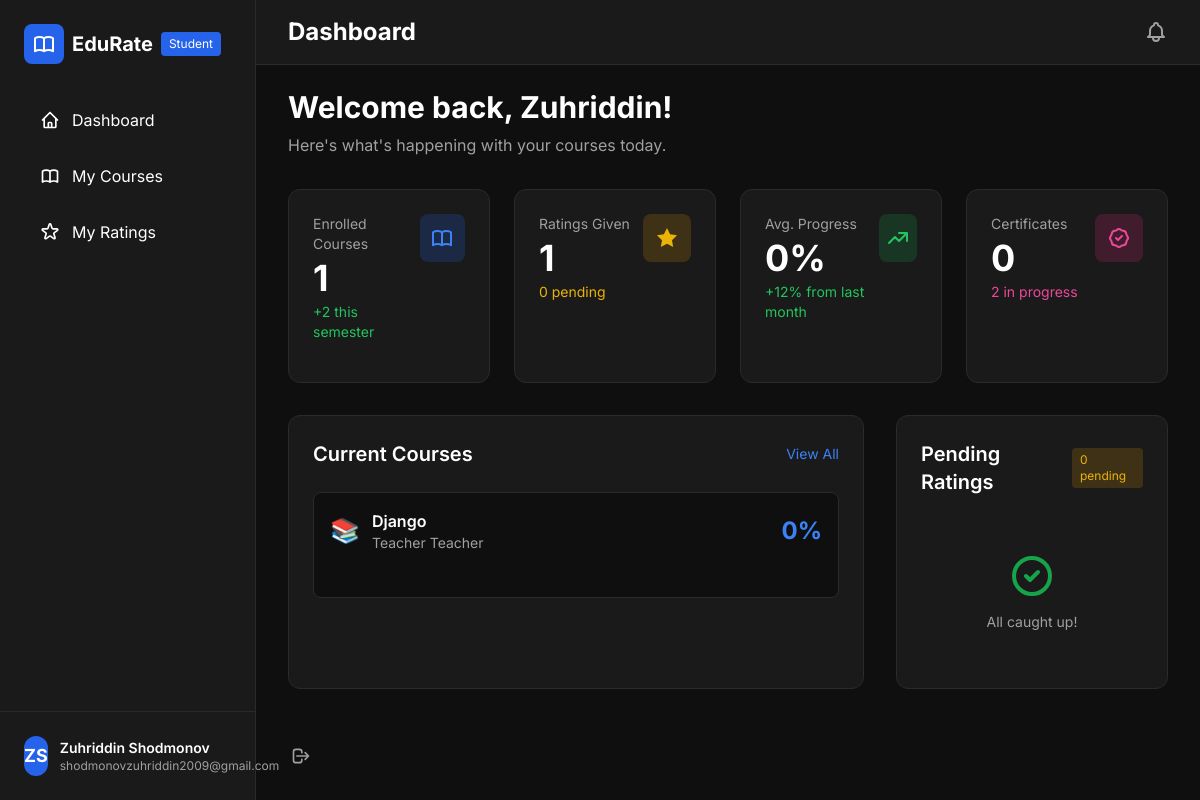
Screenshot of /accounts/dashboard/ (signed in) with the database file from the repository.
### accounts/models.py (models this page shows, shortened)
class User ( AbstractUser ) :
    USER_TYPE_CHOICES = (
        ('student', 'Student'),
        ('teacher', 'Teacher'),
        ('admin', 'Admin'),
    )
    user_type = models.CharField ( max_length=10, choices=USER_TYPE_CHOICES, default='student' )
    phone = models.CharField ( max_length=20, blank=True, null=True )
    avatar = models.ImageField ( upload_to='avatars/', blank=True, null=True )
    bio = models.TextField ( blank=True, null=True )
    @property
    def is_student(self) :
        return self.user_type == 'student'
    @property
    def is_teacher(self) :
        return self.user_type == 'teacher'
    @property
    def is_admin_user(self) :
        return self.user_type == 'admin' or self.is_superuser

### courses/models.py (models this page shows, shortened)
class Enrollment ( models.Model ) :
    student = models.ForeignKey ( settings.AUTH_USER_MODEL, on_delete=models.CASCADE, related_name='enrollments' )
    course = models.ForeignKey ( Course, on_delete=models.CASCADE, related_name='enrollments' )
    enrolled_at = models.DateTimeField ( auto_now_add=True )
    progress = models.IntegerField ( default=0 )
    class Meta :
        unique_together = ['student', 'course']
        ordering = ['-enrolled_at']

class Course ( models.Model ) :
    STATUS_CHOICES = (
        ('active', 'Active'),
        ('inactive', 'Inactive'),
        ('completed', 'Completed'),
    )
    title = models.CharField ( max_length=200 )
    code = models.CharField ( max_length=20, unique=True )
    description = models.TextField ()
    teacher = models.ForeignKey ( settings.AUTH_USER_MODEL, on_delete=models.CASCADE, related_name='taught_courses' )
    status = models.CharField ( max_length=20, choices=STATUS_CHOICES, default='active' )
    icon = models.CharField ( max_length=50, default='📚' )
    created_at = models.DateTimeField ( auto_now_add=True )
    updated_at = models.DateTimeField ( auto_now=True )
    class Meta :
        ordering = ['-created_at']

### accounts/views.py (the view)
@login_required
def dashboard(request) :
    user = request.user
    if user.is_admin_user :
        return admin_dashboard ( request )
    elif user.is_teacher :
        return teacher_dashboard ( request )
    else :
        return student_dashboard ( request )

### templates/accounts/student_dashboard.html (shortened to what this page needs)
{% extends 'base.html' %}
{% block page_title %}Dashboard{% endblock %}
{% block authenticated_content %}
<div class="mb-8">
    <h2 class="text-3xl font-bold mb-2">Welcome back, {{ user.first_name|default:user.username }}!</h2>
    <p class="text-gray-custom">Here's what's happening with your courses today.</p>
</div>
<div class="grid grid-cols-1 md:grid-cols-4 gap-6 mb-8">
    <div class="bg-dark-card border border-dark rounded-xl p-6">
        <div class="flex items-start justify-between mb-4">
            <div>
                <p class="text-gray-custom text-sm mb-1">Enrolled Courses</p>
                <h3 class="text-4xl font-bold">{{ total_courses }}</h3>
                <p class="text-green-500 text-sm mt-1">+2 this semester</p>
            </div>
            <div class="w-12 h-12 bg-blue-600 bg-opacity-20 rounded-lg flex items-center justify-center">
            </div>
        </div>
    </div>
    <div class="bg-dark-card border border-dark rounded-xl p-6">
        <div class="flex items-start justify-between mb-4">
            <div>
                <p class="text-gray-custom text-sm mb-1">Ratings Given</p>
                <h3 class="text-4xl font-bold">{{ ratings_given }}</h3>
                <p class="text-yellow-500 text-sm mt-1">{{ pending_ratings }} pending</p>
            </div>
            <div class="w-12 h-12 bg-yellow-600 bg-opacity-20 rounded-lg flex items-center justify-center">
                <svg class="w-6 h-6 text-yellow-500" fill="currentColor" viewBox="0 0 24 24">
                    <path d="M12 2l3.09 6.26L22 9.27l-5 4.87 1.18 6.88L12 17.77l-6.18 3.25L7 14.14 2 9.27l6.91-1.01L12 2z"></path>
                </svg>
            </div>
        </div>
    </div>
    <div class="bg-dark-card border border-dark rounded-xl p-6">
        <div class="flex items-start justify-between mb-4">
            <div>
                <p class="text-gray-custom text-sm mb-1">Avg. Progress</p>
                <h3 class="text-4xl font-bold">{{ avg_progress }}%</h3>
                <p class="text-green-500 text-sm mt-1">+12% from last month</p>
            </div>
            <div class="w-12 h-12 bg-green-600 bg-opacity-20 rounded-lg flex items-center justify-center">
                <svg class="w-6 h-6 text-green-500" fill="none" stroke="currentColor" viewBox="0 0 24 24">
                    <path stroke-linecap="round" stroke-linejoin="round" stroke-width="2" d="M13 7h8m0 0v8m0-8l-8 8-4-4-6 6"></path>
                </svg>
            </div>
        </div>
    </div>
    <div class="bg-dark-card border border-dark rounded-xl p-6">
        <div class="flex items-start justify-between mb-4">
            <div>
                <p class="text-gray-custom text-sm mb-1">Certificates</p>
                <h3 class="text-4xl font-bold">{{ certificates }}</h3>
                <p class="text-pink-500 text-sm mt-1">2 in progress</p>
            </div>
            <div class="w-12 h-12 bg-pink-600 bg-opacity-20 rounded-lg flex items-center justify-center">
            </div>
        </div>
    </div>
</div>
<div class="grid grid-cols-1 lg:grid-cols-3 gap-8 mb-8">
    <div class="lg:col-span-2 bg-dark-card border border-dark rounded-xl p-6">
        <div class="flex items-center justify-between mb-6">
            <h3 class="text-xl font-semibold">Current Courses</h3>
            <a href="{% url 'course_list' %}" class="text-blue-500 hover:text-blue-400 text-sm">View All</a>
        </div>
        <div class="space-y-4">
            {% for enrollment in enrollments %}
            <div class="bg-dark border border-dark rounded-lg p-4 hover:border-blue-600 transition">
                <div class="flex items-center justify-between mb-3">
                    <div class="flex items-center gap-3">
                        <div class="text-2xl">{{ enrollment.course.icon }}</div>
                        <div>
                            <h4 class="font-semibold">{{ enrollment.course.title }}</h4>
                            <p class="text-sm text-gray-custom">{{ enrollment.course.teacher.get_full_name|default:enrollment.course.teacher.username }}</p>
                        </div>
                    </div>
                    <span class="text-2xl font-bold text-blue-500">{{ enrollment.progress }}%</span>
                </div>
                <div class="w-full bg-dark rounded-full h-2 mb-2">
                </div>
            </div>
            {% empty %}
            <div class="text-center text-gray-custom py-8">
                <p>No courses enrolled yet</p>
            </div>
            {% endfor %}
        </div>
    </div>
    <div class="bg-dark-card border border-dark rounded-xl p-6">
        <div class="flex items-center justify-between mb-6">
            <h3 class="text-xl font-semibold">Pending Ratings</h3>
            <span class="bg-yellow-600 bg-opacity-20 text-yellow-500 px-2 py-1 rounded text-xs">{{ pending_ratings }} pending</span>
        </div>
        <div class="space-y-4">
            {% for item in pending_rating_list %}
            <div class="bg-dark border border-dark rounded-lg p-4">
                <div class="flex items-center gap-3 mb-3">
                    <div class="w-10 h-10 bg-blue-600 rounded-full flex items-center justify-center text-sm font-bold">
                        {{ item.teacher.first_name.0|default:item.teacher.username.0|upper }}{{ item.teacher.last_name.0|upper }}
                    </div>
                    <div>
                        <h4 class="font-semibold text-sm">{{ item.teacher.get_full_name|default:item.teacher.username }}</h4>
                        <p class="text-xs text-gray-custom">{{ item.course.title }}</p>
                    </div>
                </div>
                <a href="{% url 'rate_teacher' item.course.id %}" class="block w-full bg-blue-600 hover:bg-blue-700 text-white text-center py-2 rounded-lg text-sm font-medium transition">
                    Rate
                </a>
            </div>
            {% empty %}
            <div class="text-center text-gray-custom py-8">
                <svg class="w-12 h-12 mx-auto mb-3 text-green-600" fill="none" stroke="currentColor" viewBox="0 0 24 24">
                    <path stroke-linecap="round" stroke-linejoin="round" stroke-width="2" d="M9 12l2 2 4-4m6 2a9 9 0 11-18 0 9 9 0 0118 0z"></path>
                </svg>
                <p class="text-sm">All caught up!</p>
            </div>
            {% endfor %}
        </div>
    </div>
</div>
{% endblock %}

### templates/base.html (shortened to what this page needs)
<!DOCTYPE html>
<html lang="en">
<head>
    <script src="https://cdn.tailwindcss.com"></script>
</head>
<body class="bg-dark text-white min-h-screen">
{% if user.is_authenticated %}
<div class="flex min-h-screen">
    <aside class="w-64 bg-dark-card border-r border-dark fixed h-full">
        <div class="p-6">
            <div class="flex items-center gap-2 mb-8">
                <div class="w-10 h-10 bg-blue-600 rounded-lg flex items-center justify-center">
                </div>
                <span class="text-xl font-bold">EduRate</span>
                <span class="text-xs bg-{% if user.is_admin_user %}red{% elif user.is_teacher %}green{% else %}blue{% endif %}-600 px-2 py-1 rounded">
                        {{ user.get_user_type_display }}
                    </span>
            </div>
            <nav class="space-y-2">
                <a href="{% url 'dashboard' %}"
                   class="flex items-center gap-3 px-4 py-3 rounded-lg bg-dark-hover hover:bg-opacity-50 transition">
                    <svg class="w-5 h-5" fill="none" stroke="currentColor" viewBox="0 0 24 24">
                        <path stroke-linecap="round" stroke-linejoin="round" stroke-width="2"
                              d="M3 12l2-2m0 0l7-7 7 7M5 10v10a1 1 0 001 1h3m10-11l2 2m-2-2v10a1 1 0 01-1 1h-3m-6 0a1 1 0 001-1v-4a1 1 0 011-1h2a1 1 0 011 1v4a1 1 0 001 1m-6 0h6"></path>
                    </svg>
                    <span>Dashboard</span>
                </a>
                <a href="{% url 'course_list' %}"
                   class="flex items-center gap-3 px-4 py-3 rounded-lg hover:bg-dark-hover transition">
                    <span>{% if user.is_admin_user %}All Courses{% else %}My Courses{% endif %}</span>
                </a>
                {% if user.is_student %}
                <a href="{% url 'my_ratings' %}"
                   class="flex items-center gap-3 px-4 py-3 rounded-lg hover:bg-dark-hover transition">
                    <span>My Ratings</span>
                </a>
                {% endif %}
            </nav>
        </div>
        <div class="absolute bottom-0 w-64 p-6 border-t border-dark">
            <div class="flex items-center gap-3">
                <div class="w-10 h-10 bg-blue-600 rounded-full flex items-center justify-center text-lg font-bold">
                    {{ user.first_name.0|default:user.username.0|upper }}{{ user.last_name.0|upper }}
                </div>
                <div class="flex-1">
                    <div class="font-semibold text-sm">{{ user.get_full_name|default:user.username }}</div>
                    <div class="text-xs text-gray-custom">{{ user.email }}</div>
                </div>
                <a href="{% url 'logout' %}" class="text-gray-custom hover:text-red-500 transition">
                    <svg class="w-5 h-5" fill="none" stroke="currentColor" viewBox="0 0 24 24">
                        <path stroke-linecap="round" stroke-linejoin="round" stroke-width="2"
                              d="M17 16l4-4m0 0l-4-4m4 4H7m6 4v1a3 3 0 01-3 3H6a3 3 0 01-3-3V7a3 3 0 013-3h4a3 3 0 013 3v1"></path>
                    </svg>
                </a>
            </div>
        </div>
    </aside>
    <main class="flex-1 ml-64">
        <header class="bg-dark-card border-b border-dark px-8 py-4">
            <div class="flex items-center justify-between">
                <h1 class="text-2xl font-bold">{% block page_title %}Dashboard{% endblock %}</h1>
                <div class="flex items-center gap-4">
                    <button class="relative text-gray-custom hover:text-white transition">
                    </button>
                </div>
            </div>
        </header>
        <div class="px-8 py-6">
            {% block authenticated_content %}{% endblock %}
        </div>
    </main>
</div>
{% endif %}
</body>
</html>

### templates/base.html (style rules this page uses)
* { font-family: 'Inter', sans-serif; }
.bg-dark { background-color: #0f0f0f; }
.bg-dark-card { background-color: #1a1a1a; }
.text-gray-custom { color: #a0a0a0; }
.border-dark { border-color: #2a2a2a; }

### rows the page displays
User: user_type "Student", first_name.0 "Z", last_name.0 "S", get_full_name "Zuhriddin Shodmonov", email "shodmonovzuhriddin2009@gmail.com", first_name "Zuhriddin"
Enrollment: course.icon "📚", course "Django", course.teacher.get_full_name "Teacher Teacher", progress "0"

### other values shown
{{ total_courses }} "1"
{{ ratings_given }} "1"
{{ pending_ratings }} "0"
{{ avg_progress }} "0"
{{ certificates }} "0"
